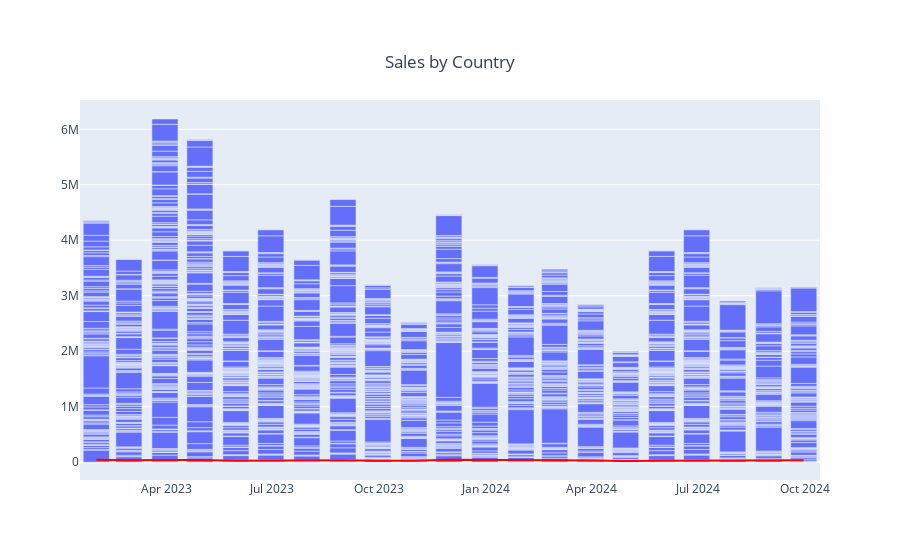

This figure's notebook cell:
### Markdown cell above
Layering multiples plots

### Code cell
layered_fig = Figure()

bar_fig = px.bar(df, x='Month', y='Sale')
line_fig = px.line(df_group, x=df_group.index, y='Sale', color_discrete_sequence=['red'])

layered_fig = Figure(data=[*bar_fig.data, *line_fig.data])

layered_fig.update_layout({'title':{'text':'Sales by Country', 'x':0.5, 'y':0.9}})
layered_fig.show()

### Figure 1 — Plotly figure (JSON) as saved in the notebook; plotly's stock layout.template omitted (floating-point values rounded to 4 significant figures; data arrays with more than 128 entries replaced by an {"elided": "..."} marker saying what was removed)
{"data": [{"hovertemplate": "Month=%{x}<br>Sale=%{y}<extra></extra>", "legendgroup": "", "marker": {"color": "#636efa", "pattern": {"shape": ""}}, "name": "", "orientation": "v", "showlegend": false, "textposition": "auto", "type": "bar", "x": {"elided": "2442 str values"}, "xaxis": "x", "y": {"elided": "2442 float values"}, "yaxis": "y"}, {"hovertemplate": "Month=%{x}<br>Sale=%{y}<extra></extra>", "legendgroup": "", "line": {"color": "red", "dash": "solid"}, "marker": {"symbol": "circle"}, "mode": "lines", "name": "", "orientation": "v", "showlegend": false, "type": "scatter", "x": ["2023-01-31T00:00:00.000000000", "2023-02-28T00:00:00.000000000", "2023-03-31T00:00:00.000000000", "2023-04-30T00:00:00.000000000", "2023-05-31T00:00:00.000000000", "2023-06-30T00:00:00.000000000", "2023-07-31T00:00:00.000000000", "2023-08-31T00:00:00.000000000", "2023-09-30T00:00:00.000000000", "2023-10-31T00:00:00.000000000", "2023-11-30T00:00:00.000000000", "2023-12-31T00:00:00.000000000", "2024-01-31T00:00:00.000000000", "2024-02-29T00:00:00.000000000", "2024-03-31T00:00:00.000000000", "2024-04-30T00:00:00.000000000", "2024-05-31T00:00:00.000000000", "2024-06-30T00:00:00.000000000", "2024-07-31T00:00:00.000000000", "2024-08-31T00:00:00.000000000", "2024-09-30T00:00:00.000000000"], "xaxis": "x", "y": [43100.0, 33920.0, 38420.0, 39840.0, 27630.0, 30390.0, 26430.0, 34360.0, 23850.0, 24530.0, 42110.0, 34880.0, 31490.0, 33770.0, 29670.0, 21040.0, 27630.0, 30390.0, 35430.0, 36140.0, 35420.0], "yaxis": "y"}], "layout": {"title": {"text": "Sales by Country", "x": 0.5, "y": 0.9}}}
